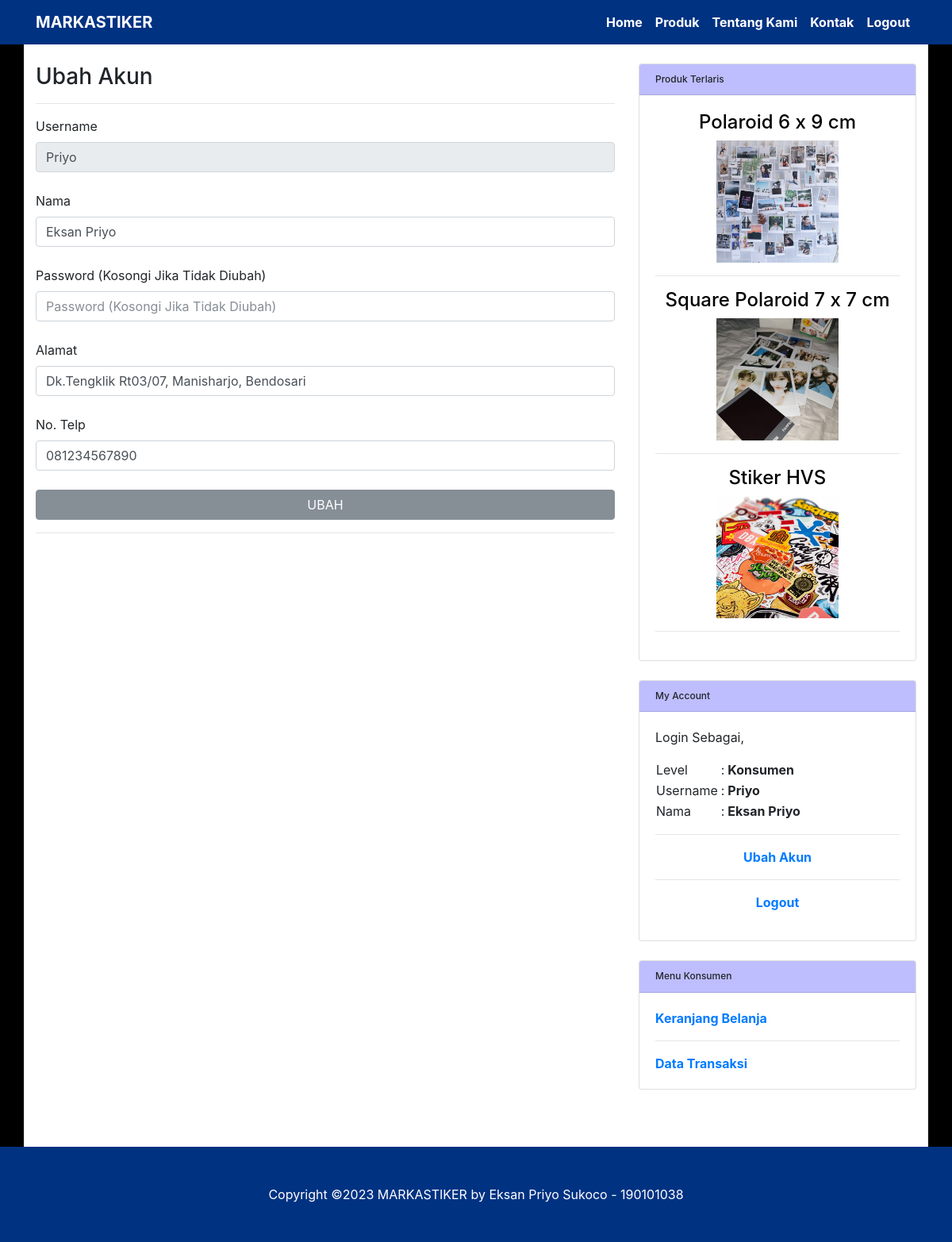
Page /ubahakun.php (signed in) on the committed database.
### tables this page shows
CREATE TABLE `tb_produk` (
  `idproduk` varchar(7) NOT NULL,
  `nama` varchar(72) NOT NULL,
  `keterangan` text NOT NULL,
  `harga` int(12) NOT NULL,
  `satuan` varchar(72) NOT NULL,
  `plusdesain` int(12) DEFAULT NULL,
  `pluscutpersegi` int(12) DEFAULT NULL,
  `pluscutlingkaran` int(12) DEFAULT NULL,
  `pluscutdetail` int(12) DEFAULT NULL
);

### config.php (called while the page is built, shortened)
<?php
$undb	= "root";
$passdb	= "";
$hostdb	= "localhost";
$namadb	= "db_markastiker";
$db		= mysqli_connect($hostdb,$undb,$passdb);
mysqli_select_db($db, $namadb) or die ("Database Gagal");
mysqli_query($db, "SET GLOBAL time_zone = `Asia/Jakarta`");
$tglsession	= date("dmY");
$arei1	= array();
$qa = "SELECT * FROM `tb_transaksidetail` WHERE `idtransaksi` <> '-'";
$ha = mysqli_query($db, $qa);
while($da = mysqli_fetch_array($ha)){
	$depro = $da['idproduk'];
	$qtpro = $da['qty'];
	$qa1 = "SELECT * FROM `tb_transaksi` WHERE `idtransaksi` = '".$da['idtransaksi']."'";
	$ha1 = mysqli_query($db, $qa1);
	$da1 = mysqli_fetch_array($ha1);
	if($da1['status'] == "Pesanan Selesai"){
		if(array_key_exists($depro, $arei1)){
			$uo	= $arei1[$depro] + $qtpro;
			$arei1[$depro] = $uo;
		}if(!array_key_exists($depro, $arei1)){
			$arei1[$depro] = $qtpro;
		}
	}
}
function acak1(){
    $ix = "";
	$chars = "abcdefghijklmnopqrstuvwxyzABCDEFGHIJKLMNOPQRSTUVWXYZ0123456789";
	for($i=0;$i<15;$i++)
	$ix.=substr($chars,rand(0,strlen($chars)),1);
    return $ix;
}
$filesession	= join("",file("session"));
$pecahsession	= explode("\n", $filesession);
$session1		= rtrim($pecahsession[0]);
$session2		= rtrim($pecahsession[1]);
$pecahsession2	= explode("#",$session1);
$session12		= $pecahsession2[1];
if($session12 != $tglsession){
	$session	= acak1();
}if($session12 == $tglsession){
	$session = $session2;
}
$sessionenkrip = md5($tglsession.$session);
?>

### ubahakun.php (the view, shortened to what this page needs)
<?php
include "config.php";
include "header.php";
$query	= "SELECT * FROM `tb_login` WHERE `username` = '".$_SESSION['username']."'";
$hasil	= mysqli_query($db, $query);
$data	= mysqli_fetch_array($hasil);
?>
<div class="row">
	<div class="col-lg-8">
		<h1 class="mt-4">Ubah Akun</h1><hr/>
		<form method="post" action="<?php echo basename(__FILE__, '.php');?>?op=update">
			<label>Username</label><br/>
			<input type="text" class="form-control" value="<?php echo $data['username']; ?>" style="width:100%" disabled/><br/>
			<label>Nama</label><br/>
			<input type="text" name="a" class="form-control" placeholder="Nama" value="<?php echo $data['nama']; ?>" maxlength="72" style="width:100%" required/><br/>
			<label>Password (Kosongi Jika Tidak Diubah)</label><br/>
			<input type="password" name="b" class="form-control" placeholder="Password (Kosongi Jika Tidak Diubah)" maxlength="72" style="width:100%"/><br/>
			<label>Alamat</label><br/>
			<input type="text" name="c" class="form-control" placeholder="Alamat" value="<?php echo $data['alamat']; ?>" maxlength="160" style="width:100%" required/><br/>
			<label>No. Telp</label><br/>
			<input type="text" name="d" class="form-control" placeholder="No. Telp" value="<?php echo $data['notelp']; ?>" maxlength="15" style="width:100%" required/><br/>
			<input type="submit" value="UBAH" class="btn btn-secondary" style="width:100%"/><hr/>
		</form>
	</div>
	<?php include "sidemenu.php"; ?>
</div>
<?php
include "footer.php";
?>

### sidemenu.php (shortened to what this page needs)
<?php
if(isset($_SESSION[$session])){
	if($_SESSION[$session] != $sessionenkrip){
		echo "<script language='JavaScript'>window.location = 'logout';</script>";
	}if($_SESSION[$session] == $sessionenkrip){
		?>
		<div class="col-md-4">
			<div class="card my-4">
				<h5 class="card-header">Produk Terlaris</h5>
				<div class="card-body">
				<?php
				foreach($arei1 as $x => $x_value){
					$idproduk	= $x;
					$query		= "SELECT * FROM `tb_produk` WHERE `idproduk` = '".$idproduk."'";
					$hasil		= mysqli_query($db, $query);
					$data		= mysqli_fetch_array($hasil);
					echo "<a href=\"produk?idproduk=".$data['idproduk']."\" style=\"color:#000;\"><center><h2>".$data['nama']."</h2>
					<img src=\"img/produk/".$data['idproduk'].".jpg\" width=\"50%\"></a></center><hr/>";
				}
				?>
				</div>
			</div>
			<div class="card my-4">
				<h5 class="card-header">My Account</h5>
				<div class="card-body">
					<p>
						Login Sebagai,<br/>
						<table>
							<tr>
								<td valign="top">Level<td>
								<td valign="top">:<td>
								<td valign="top"><b><?php echo $_SESSION['level']; ?></b><td>
							</tr>
							<tr>
								<td valign="top">Username<td>
								<td valign="top">:<td>
								<td valign="top"><b><?php echo $_SESSION['username']; ?></b><td>
							</tr>
							<tr>
								<td valign="top">Nama<td>
								<td valign="top">:<td>
								<td valign="top"><b><?php echo $_SESSION['nama']; ?></b><td>
							</tr>
						</table><hr/>
						<center>
							<a href="ubahakun?username=<?php echo $_SESSION['username']; ?>">Ubah Akun</a><hr/>
							<a href="logout">Logout</a>
						</center>
					</p>
				</div>
			</div>
			<?php
			if($_SESSION['level'] == "Pemilik"){
			?>
				<div class="card my-4">
					<h5 class="card-header">Menu Pemilik</h5>
					<div class="card-body">
						<a href="mkonsumen">Data Konsumen</a><hr/>
						<a href="mproduk">Data Produk</a><hr/>
						<a href="dtransaksi">Data Transaksi<?php
						$result = mysqli_query($db, "SELECT * FROM `tb_transaksitracking` WHERE `username` = '".$_SESSION['username']."' AND `notif` = 'Y'");
						if(mysqli_num_rows($result) > 0){
							echo " <span style=\"color:red;font-size:22px;\">&#9679;</span>";
						}
						?></a><hr/>
						<a href="laporan?op=transaksi">Laporan Transaksi</a><hr/>
					</div>
				</div>
			<?php
			}if($_SESSION['level'] == "Konsumen"){
			?>
				<div class="card my-4">
					<h5 class="card-header">Menu Konsumen</h5>
					<div class="card-body">
						<a href="keranjangbelanja">Keranjang Belanja</a><hr/>
						<a href="dtransaksi">Data Transaksi<?php
						?></a>
					</div>
				</div>
			<?php
			}
			?>
		</div>
		<?php
	}
}if(!isset($_SESSION[$session])){
	if(isset($_GET['op'])){
		$op	= $_GET['op'];
		if($op == "daftar"){
			$a	= $_POST['a'];
			$b	= md5($_POST['b']);
			$c	= $_POST['c'];
			$d	= $_POST['d'];
			$e	= $_POST['e'];
			$result = mysqli_query($db, "SELECT * FROM `tb_login` WHERE `username` = '".$a."'");
			if(mysqli_num_rows($result) > 0){
				echo "<script language='JavaScript'>alert('Gagal, Username Sudah Ada'); window.location = 'buatakun';</script>";
			}if(mysqli_num_rows($result) == 0){
				$result = mysqli_query($db, "SELECT * FROM `tb_login` WHERE `notelp` = '".$e."'");
				if(mysqli_num_rows($result) > 0){
					echo "<script language='JavaScript'>alert('Gagal, No. Telp Sudah Ada'); window.location = 'buatakun';</script>";
				}if(mysqli_num_rows($result) == 0){
					$query = "INSERT INTO `tb_login` (
								`username`,
								`password`,
								`nama`,
								`alamat`,
								`notelp`,
								`level`
							) VALUES (
								'".$a."', '".$b."', '".$c."', '".$d."', '".$e."', 'Konsumen'
							)";
					$hasil = mysqli_query($db, $query);
					if ($hasil){
						echo "<script language='JavaScript'>alert('Berhasil, Silahkan Login'); window.location = 'login';</script>";
					}if (!$hasil){
						echo "<script language='JavaScript'>alert('Gagal'); window.location = 'buatakun';</script>";
					}
				}
			}
		}if($op == "masuk"){
			$username	= $_POST['username'];
			$password	= md5($_POST['password']);
			if (!ctype_alnum($username) OR !ctype_alnum($password)){
				echo "<script language='JavaScript'>alert('Anda Tidak Diijinkan!');window.location = 'logout';</script>";
			}if (ctype_alnum($username) AND ctype_alnum($password)){
				$query	= "SELECT * FROM `tb_login` WHERE `username`='".$username."' AND `password`='".$password."'";
				$hasil	= mysqli_query($db, $query);
				if(mysqli_num_rows($hasil)==1){
					$data	= mysqli_fetch_array($hasil);
					$_SESSION[$session]		= $sessionenkrip;
					$_SESSION['username']	= $data['username'];
					$_SESSION['level']		= $data['level'];
					$_SESSION['nama']		= $data['nama'];
					$query	= "DELETE FROM `tb_detail_transaksi` WHERE `username` = '".$data['username']."' AND `status` = 'Keranjang Belanja' AND `id_transaksi` = '0'";
					$hasil	= mysqli_query($db, $query);
					echo "<script language='JavaScript'>window.location = 'index';</script>";
				}if(mysqli_num_rows($hasil)==0){
					echo "<script language='JavaScript'>alert('Username atau Password Salah!');window.location = '".$_GET['page']."';</script>";
				}
			}
		}
	}
	if($xpage == "buatakun"){
	?>
	<center>
		<div class="col-lg-8">
			<div class="card my-4">
				<h5 class="card-header">Buat Akun</h5>
				<div class="card-body">
					<form method="post" action="<?php echo $xpage; ?>?op=daftar&page=<?php echo $xpage; ?>">
						<label>Username</label><br/>
						<input type="text" name="a" class="form-control" placeholder="Username" maxlength="15" style="width:100%" required/><br/>
						<label>Password</label><br/>
						<input type="password" name="b" class="form-control" placeholder="Password" maxlength="30" style="width:100%" required/><br/>
						<label>Nama</label><br/>
						<input type="text" name="c" class="form-control" placeholder="Nama" maxlength="72" style="width:100%" required/><br/>
						<label>Alamat</label><br/>
						<input type="text" name="d" class="form-control" placeholder="Alamat" maxlength="160" style="width:100%" required/><br/>
						<label>No. Telp</label><br/>
						<input type="text" name="e" class="form-control" placeholder="No. Telp" maxlength="15" style="width:100%" required/><br/>
						<input type="submit" value="DAFTAR" class="btn btn-secondary" style="width:100%"/>
					</form>
				</div>
			</div>
		</div>
	</center>
	<?php
	}if($xpage == "login"){
	?>
	<center>
		<div class="col-lg-8">
			<div class="card my-4">
				<h5 class="card-header">Login</h5>
				<div class="card-body">
					<form method="post" action="<?php echo $xpage; ?>?op=masuk&page=<?php echo $xpage; ?>">
						<label>Username</label><br/>
						<input type="text" name="username" class="form-control" placeholder="Username" maxlength="15" style="width:100%" required/><br/>
						<label>Password</label><br/>
						<input type="password" name="password" class="form-control" placeholder="Password" maxlength="30" style="width:100%" required/><br/>
						<input type="submit" value="MASUK" class="btn btn-secondary" style="width:100%"/>
					</form>
				</div>
			</div>
		</div>
	</center>
	<?php
	}if($xpage != "login" AND $xpage != "buatakun"){
	?>
	<div class="col-md-4">
		<div class="card my-4">
				<h5 class="card-header">Produk Terlaris</h5>
				<div class="card-body">
				<?php
				foreach($arei1 as $x => $x_value){
					$idproduk	= $x;
					$query		= "SELECT * FROM `tb_produk` WHERE `idproduk` = '".$idproduk."'";
					$hasil		= mysqli_query($db, $query);
					$data		= mysqli_fetch_array($hasil);
					echo "<a href=\"produk?idproduk=".$x."\" style=\"color:#000;\"><center><h2>".$data['nama']."</h2>
					<img src=\"img/produk/".$x.".jpg\" width=\"50%\"></a></center><hr/>";
				}
				?>
				</div>
			</div>
		<div class="card my-4">
			<h5 class="card-header">Login</h5>
			<div class="card-body">
				<form method="post" action="<?php echo $xpage; ?>?op=masuk&page=<?php echo $xpage; ?>">
					<label>Username</label><br/>
					<input type="text" name="username" class="form-control" placeholder="Username" maxlength="15" style="width:100%" required/><br/>
					<label>Password</label><br/>
					<input type="password" name="password" class="form-control" placeholder="Password" maxlength="30" style="width:100%" required/><br/>
					<input type="submit" value="MASUK" class="btn btn-secondary" style="width:100%"/>
				</form>
			</div>
		</div>
	</div>
	<?php
	}
}
?>

### css/style.css (style rules this page uses)
body { padding-top: 54px; }
@media (min-width: 992px) { body { padding-top: 56px; } }

### rows in the picture
tb_produk: nama "Polaroid 6 x 9 cm", idproduk (picture)
tb_produk: nama "Square Polaroid 7 x 7 cm", idproduk (picture)
tb_produk: nama "Stiker HVS", idproduk (picture)

### other values in the picture
$xjudul1 "MARKASTIKER"
$_SESSION['level'] "Konsumen"
$_SESSION['username'] "Priyo"
$_SESSION['nama'] "Eksan Priyo"
$xthn "2023"
$xfounder "Eksan Priyo Sukoco - 190101038"
